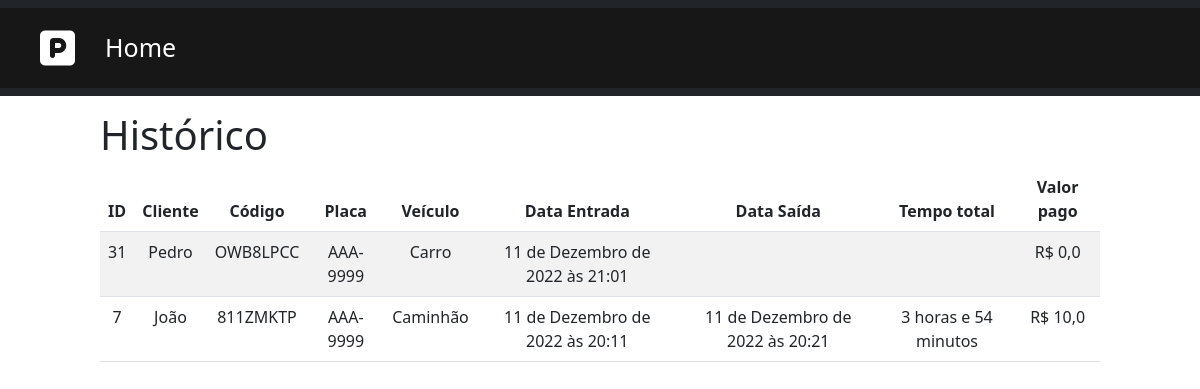
The page /parking/AAA-9999 on the database its author committed.
### core/models.py (models this page shows, shortened)
class Parking(models.Model):
    TYPEVEHICLE = (
        ('Carro', "Carro"),
        ('Moto', 'Moto'),
        ('Caminhão', 'Caminhão'),
    )
    id = models.AutoField(primary_key=True, auto_created=True)
    client = models.CharField(max_length=255, verbose_name="Cliente")
    code = models.CharField(max_length=8, editable=False,
                            verbose_name="Código")
    plate = models.CharField(max_length=8, null=False,
                             verbose_name="Placa")
    value = models.FloatField(default=0, verbose_name="Valor")
    paid = models.BooleanField(default=False, verbose_name="Pago")
    left = models.BooleanField(default=False, verbose_name="Saída")
    vehicle = models.CharField(max_length=10, choices=TYPEVEHICLE,
                               verbose_name="Veículo")
    date_input = models.DateTimeField(auto_now_add=True,
                                      verbose_name="Data entrada")
    date_output = models.DateTimeField(null=True, blank=True,
                                       verbose_name="Data saída")
    @staticmethod
    def total_time(date_input: datetime):
        date_now = datetime.now()
        diff = abs(relativedelta(date_input, date_now))
        if diff.days > 0:
            total_hours = (diff.days * 24) + diff.hours
            return f'{total_hours} horas e {diff.minutes} minutos'
        return f'{diff.hours} horas e {diff.minutes} minutos'

### core/views.py (the view)
# urls.py: path("parking/<str:plate>", ParkingViewSet.historic, name="historic"),
    @staticmethod
    def historic(request, plate):
        parkings_filted = Parking.objects.filter(plate=plate).order_by(
            "-date_input")
        parkings = [{"id": p.id,
                     "code": p.code,
                     "plate": p.plate,
                     "client": p.client,
                     "vehicle": p.vehicle,
                     "paid": p.paid,
                     "value": p.value,
                     "date_input": p.date_input,
                     "date_output": p.date_output,
                     "time": p.total_time(p.date_input)}
                    for p in parkings_filted]
        return render(request, 'historic/historic.html',
                      {"parkings": parkings})

### core/templates/historic/historic.html (shortened to what this page needs)
{% extends 'base.html' %}
{% block content %}
<div class="offset-1 col-10 list-div">
    <h1>Histórico</h1>
     <table class="table table-striped table-hover">
        <thead>
        <tr class="header-table">
            <th scope="col">ID</th>
            <th scope="col">Cliente</th>
            <th scope="col">Código</th>
            <th scope="col">Placa</th>
            <th scope="col">Veículo</th>
            <th scope="col">Data Entrada</th>
            <th scope="col">Data Saída</th>
            <th scope="col">Tempo total</th>
            <th scope="col">Valor pago</th>
        </tr>
        </thead>
        <tbody>
        {% for parking in parkings %}
        <tr>
            <td>{{parking.id}}</td>
            <td>{{parking.client}}</td>
            <td>{{parking.code}}</td>
            <td>{{parking.plate}}</td>
            <td>{{parking.vehicle}}</td>
            <td>{{parking.date_input}}</td>
            {% if parking.date_output %}
                <td>{{parking.date_output}}</td>
            {% else %}
                <td></td>
            {% endif %}
            {% if parking.paid == False %}
                <td></td>
            {% endif %}
            {% if parking.paid == True %}
                <td> {{parking.time}} </td>
            {% endif %}
            <td>R$ {{parking.value}}</td>
        </tr>
        {% endfor%}
        </tbody>
    </table>
</div>
{% endblock %}

### core/static/css/styles.css (style rules this page uses)
.list-div { padding:15px 0; }
tr { text-align: center; }

### rows shown on the page
Parking: client "Pedro", code "OWB8LPCC", plate "AAA-9999", vehicle "Carro", date_input "11 de Dezembro de 2022 às 21:01", value "0,0"
Parking: client "João", code "811ZMKTP", plate "AAA-9999", vehicle "Caminhão", date_input "11 de Dezembro de 2022 às 20:11", date_output "11 de Dezembro de 2022 às 20:21", value "10,0"

### other values the page prints
{{ parking.id }} "31" "7"
{{ parking.time }} "3 horas e 54 minutos"
